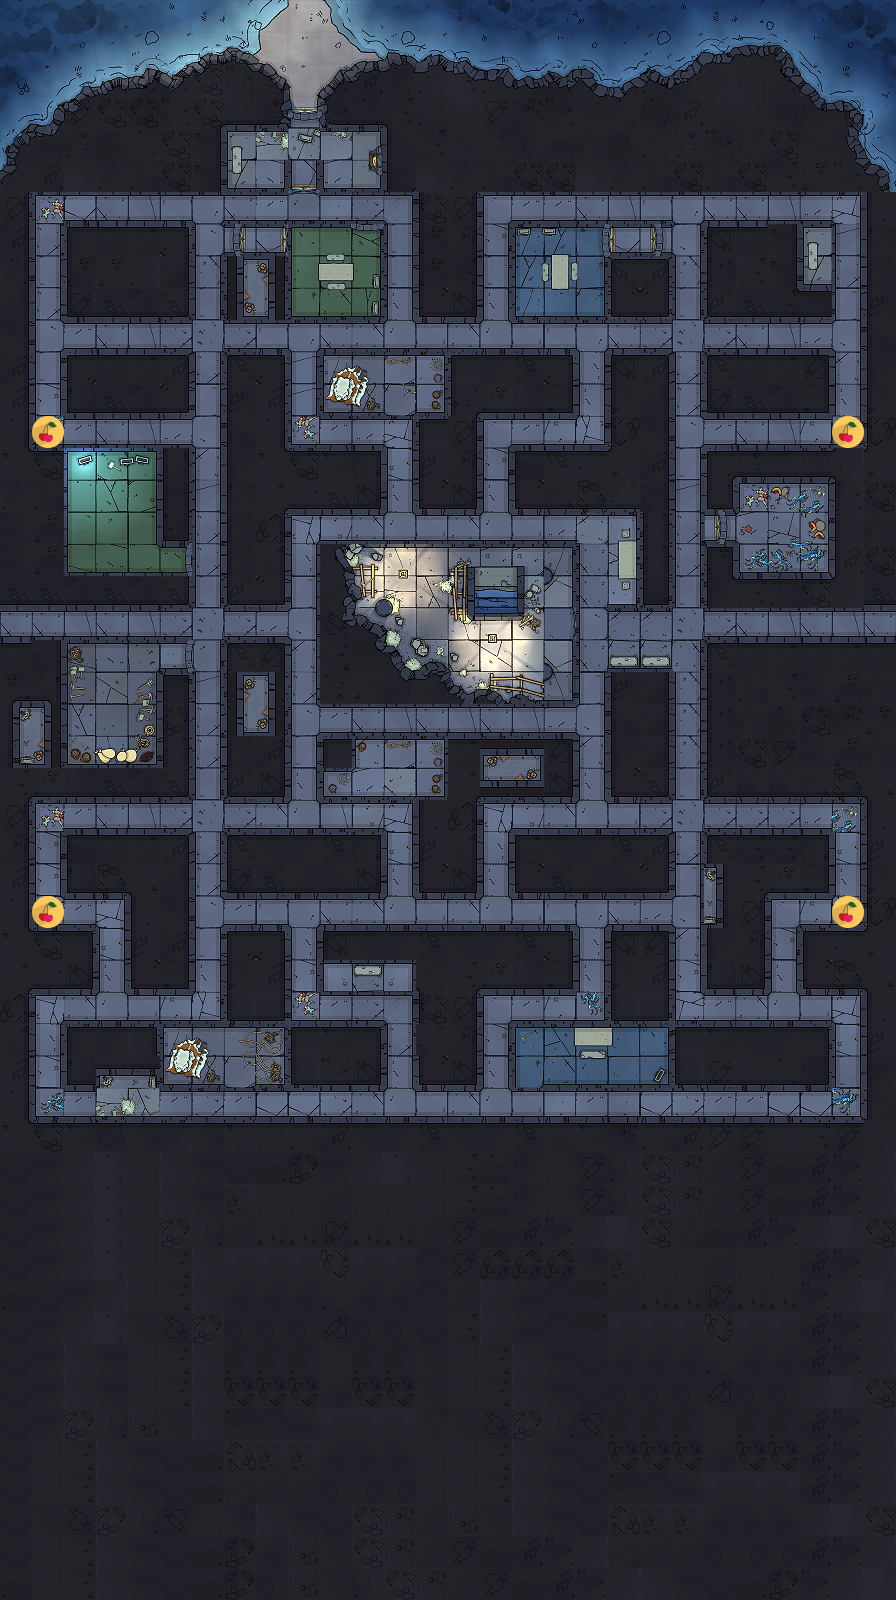

A level layout from a 2D game, rendered from its tile map. Below: a short description, then the map file with tile-grid data replaced by summaries:
An orthogonal 28x50 tile map with 32x32 px tiles, 4 tile layers (Background, Walls, Path, Collectables), 3 tilesets.

<map version="1.4" tiledversion="1.4.3" orientation="orthogonal" renderorder="right-down" width="28" height="50" tilewidth="32" tileheight="32" infinite="0" nextlayerid="5" nextobjectid="1">
 <tileset firstgid="1" source="map_3.tsx" />
 <tileset firstgid="1457" source="map_tileset_32.tsx" />
 <tileset firstgid="1512" source="cherry.tsx" />
 <layer id="4" name="Background" width="28" height="50">
  <data>[1400 cells, 532 non-empty, 532 distinct tile ids]</data>
 </layer>
 <layer id="1" name="Walls" width="28" height="50">
  <data>[1400 cells, 568 non-empty, 564 distinct tile ids]</data>
 </layer>
 <layer id="2" name="Path" width="28" height="50">
  <data>[1400 cells, 300 non-empty, 298 distinct tile ids]</data>
 </layer>
 <layer id="3" name="Collectables" width="28" height="50">
  <data>[1400 cells, 4 non-empty, 1 distinct tile ids]</data>
 </layer>
</map>
